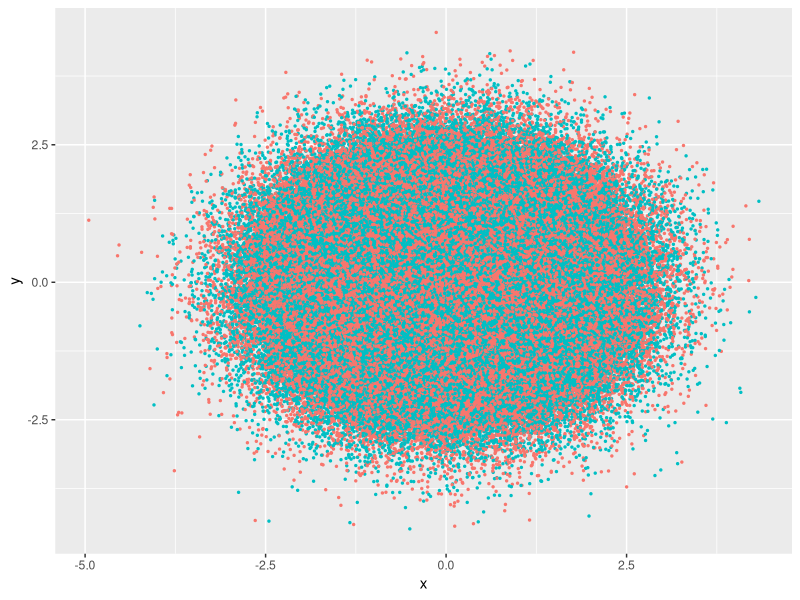

The R script that drew this image: (Note: this script raises an error after producing the figure.)
## ---- chunk 1
knitr::opts_chunk$set(
  collapse = TRUE,
  comment = "#>"
)
## ---- chunk 2
library(ggplot2)

points_num <- 500000
df <- data.frame(x=rnorm(points_num), y=rnorm(points_num), c=as.factor(1:points_num %% 2))
gg <- ggplot(df, aes(x=x, y=y, color=c)) + scale_color_discrete(guide=F)

(gg_vec <- gg + geom_point(size=0.5))
## ---- chunk 3
(gg_rast <- gg + geom_point_rast(size=0.5))
## ---- chunk 4
PrintFileSize <- function(gg, name) {
  pdf('tmp.pdf', width = 4, height = 4)
  print(gg)
  invisible(dev.off())
  cat(name, ': ', file.info('tmp.pdf')$size / 1024, ' Kb.\n', sep = '')
  unlink('tmp.pdf')
}

PrintFileSize(gg_rast, 'Raster')
PrintFileSize(gg_vec, 'Vector')
## ---- chunk 5
points_num <- 1000000
df <- data.frame(x=rnorm(points_num), y=rnorm(points_num), c=as.factor(1:points_num %% 2))
gg <- ggplot(df, aes(x=x, y=y, color=c)) + scale_color_discrete(guide=F)

gg_vec <- gg + geom_point(size=0.5)
gg_rast <- gg + geom_point_rast(size=0.5)

PrintFileSize(gg_rast, 'Raster')
PrintFileSize(gg_vec, 'Vector')
## ---- chunk 6
points_num <- 10000
df <- data.frame(x=rnorm(points_num), y=rnorm(points_num), c=as.factor(1:points_num %% 2))
ggplot(df, aes(x=x, y=y, color=c)) + geom_point_rast(size=0.5)
## ---- chunk 7
points_num <- 10000
df <- data.frame(x=rnorm(points_num), y=rnorm(points_num), c=as.factor(1:points_num %% 2))
ggplot(df, aes(x=x, y=y, color=c)) + geom_point_rast(size=0.5, width = 1)
## ---- chunk 8
points_num <- 1000000
df <- data.frame(x=as.factor(1:points_num %% 2), y=log(abs(rcauchy(points_num))))
gg <- ggplot(df, aes(x=x, y=y)) + scale_color_discrete(guide=F)

gg + geom_boxplot()
## ---- chunk 9
gg_vec <- gg + geom_boxplot_jitter(outlier.size=0.1, outlier.jitter.width = 0.3, outlier.alpha=0.5)
gg_vec
## ---- chunk 10
gg_rast <- gg + geom_boxplot_jitter(outlier.size=0.1, outlier.jitter.width = 0.3, outlier.alpha=0.5, raster=T, raster.dpi = 200)
gg_rast
## ---- chunk 11
PrintFileSize(gg_rast, 'Raster')
PrintFileSize(gg_vec, 'Vector')
